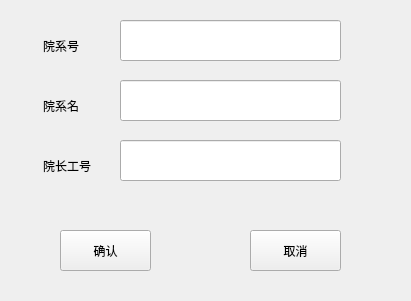
<?xml version="1.0" encoding="UTF-8"?>
<ui version="4.0">
 <class>Form</class>
 <widget class="QWidget" name="Form">
  <property name="geometry">
   <rect>
    <x>0</x>
    <y>0</y>
    <width>411</width>
    <height>301</height>
   </rect>
  </property>
  <property name="windowTitle">
   <string>Form</string>
  </property>
  <widget class="QLabel" name="label">
   <property name="geometry">
    <rect>
     <x>43</x>
     <y>30</y>
     <width>71</width>
     <height>31</height>
    </rect>
   </property>
   <property name="text">
    <string>院系号</string>
   </property>
  </widget>
  <widget class="QLabel" name="label_2">
   <property name="geometry">
    <rect>
     <x>43</x>
     <y>90</y>
     <width>71</width>
     <height>31</height>
    </rect>
   </property>
   <property name="text">
    <string>院系名</string>
   </property>
  </widget>
  <widget class="QLabel" name="label_3">
   <property name="geometry">
    <rect>
     <x>43</x>
     <y>150</y>
     <width>71</width>
     <height>31</height>
    </rect>
   </property>
   <property name="text">
    <string>院长工号</string>
   </property>
  </widget>
  <widget class="QLineEdit" name="lineEdit">
   <property name="geometry">
    <rect>
     <x>120</x>
     <y>20</y>
     <width>221</width>
     <height>41</height>
    </rect>
   </property>
   <property name="font">
    <font>
     <pointsize>11</pointsize>
    </font>
   </property>
   <property name="text">
    <string/>
   </property>
  </widget>
  <widget class="QLineEdit" name="lineEdit_2">
   <property name="geometry">
    <rect>
     <x>120</x>
     <y>80</y>
     <width>221</width>
     <height>41</height>
    </rect>
   </property>
   <property name="font">
    <font>
     <pointsize>11</pointsize>
    </font>
   </property>
   <property name="text">
    <string/>
   </property>
  </widget>
  <widget class="QLineEdit" name="lineEdit_3">
   <property name="geometry">
    <rect>
     <x>120</x>
     <y>140</y>
     <width>221</width>
     <height>41</height>
    </rect>
   </property>
   <property name="font">
    <font>
     <pointsize>11</pointsize>
    </font>
   </property>
   <property name="text">
    <string/>
   </property>
  </widget>
  <widget class="QPushButton" name="pushButton">
   <property name="geometry">
    <rect>
     <x>60</x>
     <y>230</y>
     <width>91</width>
     <height>41</height>
    </rect>
   </property>
   <property name="text">
    <string>确认</string>
   </property>
  </widget>
  <widget class="QPushButton" name="pushButton_2">
   <property name="geometry">
    <rect>
     <x>250</x>
     <y>230</y>
     <width>91</width>
     <height>41</height>
    </rect>
   </property>
   <property name="text">
    <string>取消</string>
   </property>
  </widget>
 </widget>
 <resources/>
 <connections/>
</ui>
